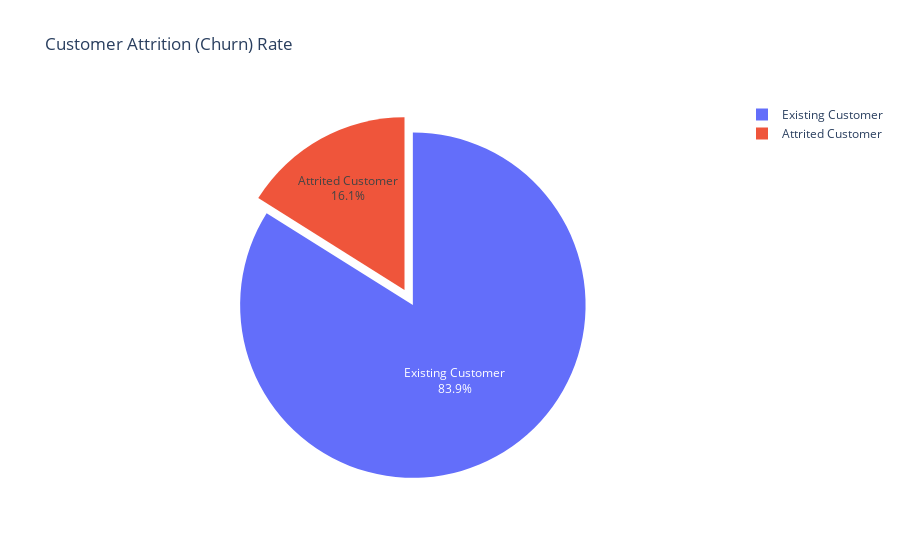

This figure's notebook cell:
### Markdown cell above
### Question 1: What is the overall customer churn rate?

First, let's understand our target variable, `Attrition_Flag`. This column indicates whether a customer is still active ('Existing Customer') or has churned ('Attrited Customer').

### Code cell
# Calculate churn rate
churn_counts = df_cleaned['Attrition_Flag'].value_counts()
churn_rate = df_cleaned['Attrition_Flag'].value_counts(normalize=True) * 100

print("Customer Status Counts:")
print(churn_counts)
print("\nCustomer Status Percentage:")
print(churn_rate)

# Visualize with a Plotly Pie Chart for interactivity
fig = px.pie(names=churn_rate.index, values=churn_rate.values, 
             title='Customer Attrition (Churn) Rate')
fig.update_traces(textinfo='percent+label', pull=[0.1, 0])
fig.show()

### Figure 1 — Plotly figure (JSON) as saved in the notebook; plotly's stock layout.template omitted (floating-point values rounded to 4 significant figures)
{"data": [{"domain": {"x": [0, 1], "y": [0, 1]}, "hovertemplate": "label=%{label}<br>value=%{value}<extra></extra>", "labels": ["Existing Customer", "Attrited Customer"], "legendgroup": "", "name": "", "pull": [0.1, 0], "showlegend": true, "textinfo": "percent+label", "type": "pie", "values": [83.93, 16.07]}], "layout": {"legend": {"tracegroupgap": 0}, "title": {"text": "Customer Attrition (Churn) Rate"}}}
